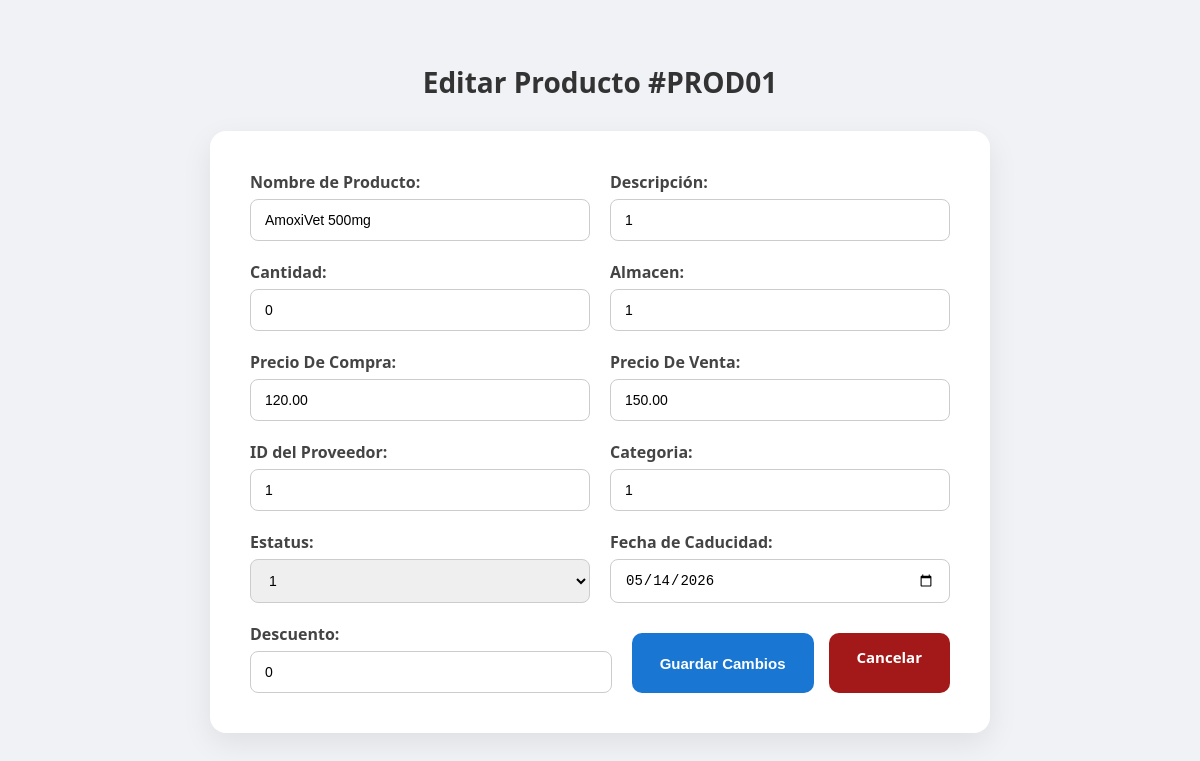
The app's page /server/crud_productos.php?id=PROD01 with its own data.
### tables this page shows
CREATE TABLE `productos` (
  `ID_Prod` varchar(30) NOT NULL,
  `Nomb_Prod` varchar(40) NOT NULL,
  `ID_Descrip` int(6) NOT NULL,
  `Cant_Disp_Prod` int(3) NOT NULL,
  `ID_Almacen` int(6) NOT NULL,
  `Prec_Comp` decimal(7,2) NOT NULL,
  `Prec_Vent` decimal(7,2) NOT NULL,
  `ID_Prov` int(6) NOT NULL,
  `ID_Categoria` int(6) NOT NULL,
  `Prod_Estatus` tinyint(1) DEFAULT NULL,
  `Fec_Cad` date DEFAULT NULL,
  `Desc_Prod` int(3) DEFAULT NULL
);

### server/crud_productos.php (the view, shortened to what this page needs)
<?php
require_once '../server/conexion_bd.php';
$id = $_GET['id'];
$sql = "SELECT * FROM productos WHERE ID_Prod = ?";
$stmt = $conexion->prepare($sql);
$stmt->bind_param("s", $id);
$stmt->execute();
$resultado = $stmt->get_result();
$usuario = $resultado->fetch_assoc();
?>
<!DOCTYPE html>
<html lang="es">
<head>
</head>
<body>
<h2 style="text-align:center;">Editar Producto #<?php echo $id; ?></h2>
<form method="POST">
    <div class="form-row">
        <div class="form-group">
            <label>Nombre de Producto:</label>
            <input type="text" name="nombre" value="<?php echo htmlspecialchars($usuario['Nomb_Prod']); ?>" required>
        </div>
        <div class="form-group">
            <label>Descripción:</label>
            <input type="number" name="descripcion" value="<?php echo htmlspecialchars($usuario['ID_Descrip']); ?>" required>
        </div>
    </div>
    <div class="form-row">
        <div class="form-group">
            <label>Cantidad:</label>
           <input type="number" name="cantidad" value="<?php echo htmlspecialchars($usuario['Cant_Disp_Prod']); ?>" required>
        </div>
        <div class="form-group">
            <label>Almacen:</label>
             <input type="number" name="almacen" value="<?php echo htmlspecialchars($usuario['ID_Almacen']); ?>" required>
        </div>
    </div>
     <div class="form-row">
        <div class="form-group">
            <label>Precio De Compra:</label>
           <input type="number" name="compra" value="<?php echo htmlspecialchars($usuario['Prec_Comp']); ?>" required>
        </div>
        <div class="form-group">
            <label>Precio De Venta:</label>
             <input type="number" name="venta" value="<?php echo htmlspecialchars($usuario['Prec_Vent']); ?>" required>
        </div>
    </div>
         <div class="form-row">
        <div class="form-group">
            <label>ID del Proveedor:</label>
           <input type="number" name="proveedor" value="<?php echo htmlspecialchars($usuario['ID_Prov']); ?>" required>
        </div>
        <div class="form-group">
            <label>Categoria:</label>
             <input type="number" name="categoria" value="<?php echo htmlspecialchars($usuario['ID_Categoria']); ?>" required>
        </div>
    </div>
             <div class="form-row">
        <div class="form-group">
            <label>Estatus:</label>
          <select name="estatus" required>
                <option value="1" <?= $usuario['Prod_Estatus'] == "1" ? "selected" : "" ?>>1</option>
            </select>
        </div>
        <div class="form-group">
            <label>Fecha de Caducidad:</label>
             <input type="date" name="fecha" value="<?php echo htmlspecialchars($usuario['Fec_Cad']); ?>" required>
        </div>
    </div>
                 <div class="form-row">
        <div class="form-group">
            <label>Descuento:</label>
    <input type="number" name="descuento" value="<?php echo htmlspecialchars($usuario['Desc_Prod']); ?>" required>
    </div>
    <div class="botones">
        <button type="submit" class="guardar">Guardar Cambios</button>
        <a href="../public/inventario.php" class="cancelar">Cancelar</a>
    </div>
</form>
</body>
</html>

### server/crud_productos.php (style rules this page uses)
body { font-family: 'Segoe UI', sans-serif; background: #f0f2f5; padding: 40px; margin: 0; }
h2 { text-align: center; color: #333; margin-bottom: 30px; font-size: 28px; }
form { background: #fff; padding: 40px; border-radius: 16px; max-width: 700px; margin: auto; box-shadow: 0 10px 30px rgba(0, 0, 0, 0.08); display: flex; flex-direction: column; gap: 20px; }
.form-row { display: flex; gap: 20px; flex-wrap: wrap; }
.form-group { flex: 1; display: flex; flex-direction: column; min-width: 100px; }
label { font-weight: 600; color: #444; margin-bottom: 6px; }
input, select { padding: 12px 14px; border: 1px solid #ccc; border-radius: 8px; font-size: 14px; transition: border-color 0.3s ease, box-shadow 0.3s ease; }
.botones { display: flex; justify-content: flex-end; gap: 15px; margin-top: 10px; flex-wrap: wrap; }
button, .cancelar { padding: 14px 28px; border: none; border-radius: 10px; cursor: pointer; font-weight: 600; transition: background 0.3s ease, transform 0.2s ease; text-decoration: none; font-size: 15px; }
.guardar { background: #1976d2; color: #fff; }
.cancelar { background: #a31818; color: #fff; }

### records on screen
productos: nombre "AmoxiVet 500mg", descripcion "1", cantidad "0", almacen "1", compra "120.00", venta "150.00", proveedor "1", categoria "1", estatus "1", fecha "05/14/2026", descuento "0"

### other values on screen
$id "PROD01"
